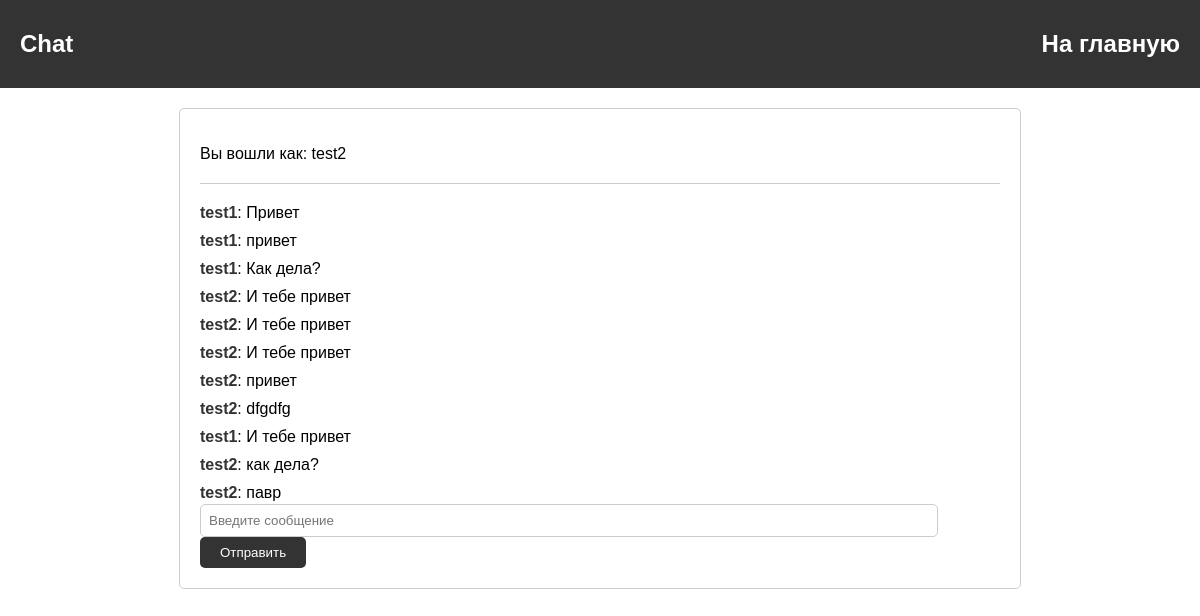
Page /chat/2 (signed in) on the committed database.
### app.py (models this page shows)
class User(Base):
    __tablename__ = 'user'
    user_id = Column(Integer, primary_key=True)
    username = Column(String, unique=True)
    email = Column(String, unique=True)
    password = Column(LargeBinary)
    company_staff = relationship("CompanyStaff", back_populates="user")
    user_role_id = Column(Integer, ForeignKey('user_role.user_role_id'))
    user_role = relationship("UserRole", back_populates="users")

class Message(Base):
    __tablename__ = 'message'
    message_id = Column(Integer, primary_key=True)
    content = Column(String)
    timestamp = Column(DateTime, default=datetime.utcnow)
    author_id = Column(Integer, ForeignKey('user.user_id'))
    author = relationship("User")
    chat_id = Column(Integer, ForeignKey('company_chat.chat_id'))
    company_chat = relationship("CompanyChat", back_populates="messages")

### app.py (the view, shortened to what this page needs)
@app.route('/chat/<int:company_id>', methods=['GET', 'POST'])
def chat(company_id):
    print(company_id)
    company_chat = Session.query(CompanyChat).filter_by(company_id=company_id).first()
    if company_chat:
        messages = company_chat.messages
    else:
        messages = []
    return render_template('chat.html', messages=messages, username=session['username'], company_id=company_id)

### templates/chat.html (shortened to what this page needs)
<!DOCTYPE html>
<html lang="ru">
<head>
    <link rel="stylesheet" href="../static/chat.css">
</head>
<body>
    <nav class="navbar">
            <h2>Chat</h2>
            <a href="/main" class="brand-logo">На главную</a>
    </nav>
    <div class="chat-container">
        <p>Вы вошли как: {{ username }}</p>
        <div id="messages" class="message-container">
            {% for message in messages %}
                <div class="message">
                    <strong>{{ message.author.username }}</strong>: {{ message.content }}
                </div>
            {% endfor %}
        </div>
        <form action="{{ url_for('chat', company_id=company_id) }}" method="POST" id="messageForm">
            <input type="text" name="messageInput" id="messageInput" placeholder="Введите сообщение">
            <button type="submit">Отправить</button>
        </form>
    </div>
</body>
</html>

### static/chat.css (style rules this page uses)
body { font-family: Arial, sans-serif; margin: 0; padding: 0; }
.navbar { display: flex; justify-content: space-between; align-items: center; background-color: #333; color: #fff; padding: 10px 20px; }
.brand-logo { font-size: 1.5rem; font-weight: bold; text-decoration: none; color: #fff; }
.chat-container { max-width: 800px; margin: 20px auto; padding: 20px; border: 1px solid #ccc; border-radius: 5px; }
#messages { margin-top: 20px; border-top: 1px solid #ccc; padding-top: 20px; }
.message { margin-bottom: 10px; }
.message strong { font-weight: bold; color: #333; }
#messageInput { width: calc(100% - 80px); padding: 8px; border: 1px solid #ccc; border-radius: 5px; margin-right: 10px; }
button[type="submit"] { padding: 8px 20px; background-color: #333; color: #fff; border: none; border-radius: 5px; cursor: pointer; }
.message-container { max-height: 300px; overflow-y: auto; }

### rows in the picture
User: username "test2"
Message: author.username "test1", content "Привет"
Message: author.username "test1", content "привет"
Message: author.username "test1", content "Как дела?"
Message: author.username "test2", content "И тебе привет"
Message: author.username "test2", content "И тебе привет"
Message: author.username "test2", content "И тебе привет"
Message: author.username "test2", content "привет"
Message: author.username "test2", content "dfgdfg"
Message: author.username "test1", content "И тебе привет"
Message: author.username "test2", content "как дела?"
Message: author.username "test2", content "павр"
